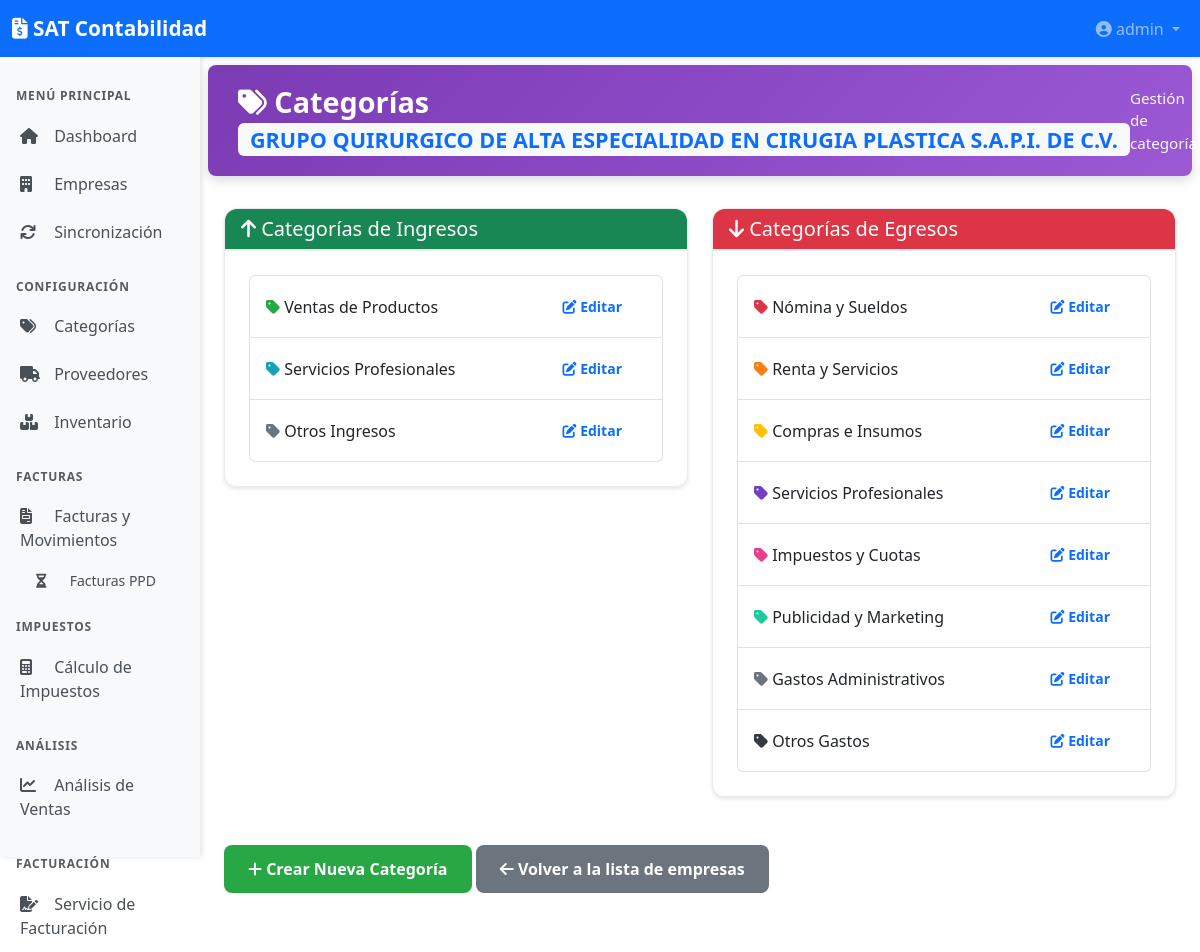
/companies/2/categories (signed in), run on the app's committed database.
### models.py (models this page shows, shortened)
class User(UserMixin, db.Model):
    __tablename__ = 'user'
    id = db.Column(db.Integer, primary_key=True)
    username = db.Column(db.String(64), unique=True, nullable=False, index=True)
    email = db.Column(db.String(120), unique=True, nullable=True, index=True)
    password_hash = db.Column(db.String(256))  # Larger for modern hash algorithms
    created_at = db.Column(db.DateTime, default=datetime.utcnow)
    last_login = db.Column(db.DateTime, nullable=True)
    is_active = db.Column(db.Boolean, default=True)

class Company(db.Model):
    id = db.Column(db.Integer, primary_key=True)
    rfc = db.Column(db.String(13), unique=True, nullable=False)
    name = db.Column(db.String(128), nullable=False)
    postal_code = db.Column(db.String(5), nullable=True) # Código Postal (Lugar Expedición)
    logo_path = db.Column(db.String(512), nullable=True)  # Path to company logo
    fiel_cer_path = db.Column(db.String(256), nullable=True)
    fiel_key_path = db.Column(db.String(256), nullable=True)
    fiel_password_enc = db.Column(db.String(256), nullable=True) # Encrypted password
    created_at = db.Column(db.DateTime, default=datetime.utcnow)

class Category(db.Model):
    __tablename__ = 'category'
    id = db.Column(db.Integer, primary_key=True)
    company_id = db.Column(db.Integer, db.ForeignKey('company.id'), nullable=False)
    name = db.Column(db.String(100), nullable=False)
    type = db.Column(db.String(10), nullable=False)  # 'INCOME' o 'EXPENSE'
    description = db.Column(db.Text)
    is_default = db.Column(db.Boolean, default=False)  # Categoría por defecto del sistema
    active = db.Column(db.Boolean, default=True)
    color = db.Column(db.String(7), default='#6c757d')  # Hex color para gráficas
    created_at = db.Column(db.DateTime, default=datetime.utcnow)
    company = db.relationship('Company', backref=db.backref('categories', lazy=True))
    movements = db.relationship('Movement', backref='category', lazy=True)

### app.py (the view)
    @app.route('/companies/<int:company_id>/categories')
    @login_required
    def categories(company_id):
        company = Company.query.get_or_404(company_id)
        income_categories = Category.query.filter_by(
            company_id=company_id,
            type='INCOME',
            active=True
        ).all()
        expense_categories = Category.query.filter_by(
            company_id=company_id,
            type='EXPENSE',
            active=True
        ).all()
        return render_template('categories/list.html',
            company=company,
            income_categories=income_categories,
            expense_categories=expense_categories
        )

### templates/categories/list.html (shortened to what this page needs)
{% extends "base.html" %}
{% block content %}
<div class="page-header page-header-purple">
    <h1>
        <i class="fas fa-tags"></i> Categorías
        <span class="badge bg-light text-primary">{{ company.name }}</span>
    </h1>
    <div class="user-info">
        Gestión de categorías
    </div>
</div>
<div class="row">
    <div class="col-md-6">
        <div class="card">
            <div class="card-header bg-success text-white">
                <h5 class="mb-0"><i class="fas fa-arrow-up"></i> Categorías de Ingresos</h5>
            </div>
            <div class="card-body">
                {% if income_categories %}
                <ul class="list-group">
                    {% for category in income_categories %}
                    <li class="list-group-item d-flex justify-content-between align-items-center">
                        <span>
                            <i class="fas fa-tag" style="color: {{ category.color }};"></i>
                            {{ category.name }}
                        </span>
                        <a href="/companies/{{ company.id }}/categories/{{ category.id }}/edit"
                            class="btn btn-sm btn-outline-primary">
                            <i class="fas fa-edit"></i> Editar
                        </a>
                    </li>
                    {% endfor %}
                </ul>
                {% else %}
                <p class="text-muted text-center">No hay categorías de ingresos definidas.</p>
                {% endif %}
            </div>
        </div>
    </div>
    <div class="col-md-6">
        <div class="card">
            <div class="card-header bg-danger text-white">
                <h5 class="mb-0"><i class="fas fa-arrow-down"></i> Categorías de Egresos</h5>
            </div>
            <div class="card-body">
                {% if expense_categories %}
                <ul class="list-group">
                    {% for category in expense_categories %}
                    <li class="list-group-item d-flex justify-content-between align-items-center">
                        <span>
                            <i class="fas fa-tag" style="color: {{ category.color }};"></i>
                            {{ category.name }}
                        </span>
                        <a href="/companies/{{ company.id }}/categories/{{ category.id }}/edit"
                            class="btn btn-sm btn-outline-primary">
                            <i class="fas fa-edit"></i> Editar
                        </a>
                    </li>
                    {% endfor %}
                </ul>
                {% else %}
                <p class="text-muted text-center">No hay categorías de egresos definidas.</p>
                {% endif %}
            </div>
        </div>
    </div>
</div>
<div class="mt-4">
    <a href="/companies/{{ company.id }}/categories/create" class="btn btn-success">
        <i class="fas fa-plus"></i> Crear Nueva Categoría
    </a>
    <a href="/categories" class="btn btn-secondary">
        <i class="fas fa-arrow-left"></i> Volver a la lista de empresas
    </a>
</div>
{% endblock %}

### templates/base.html (shortened to what this page needs)
<!DOCTYPE html>
<html lang="es">
<head>
    <link href="https://cdn.jsdelivr.net/npm/bootstrap@5.3.0/dist/css/bootstrap.min.css" rel="stylesheet">
    <link rel="stylesheet" href="https://cdnjs.cloudflare.com/ajax/libs/font-awesome/6.4.0/css/all.min.css">
    <link rel="stylesheet" href="{{ url_for('static', filename='css/main.css') }}">
</head>
<body>
    <nav class="navbar navbar-expand-lg navbar-dark bg-primary">
        <div class="container-fluid">
            <a class="navbar-brand" href="/">
                <i class="fas fa-file-invoice-dollar"></i> SAT Contabilidad
            </a>
            <div class="collapse navbar-collapse" id="navbarNav">
                <ul class="navbar-nav ms-auto">
                    <li class="nav-item dropdown">
                        <a class="nav-link dropdown-toggle" href="#" id="navbarDropdown" role="button"
                            data-bs-toggle="dropdown" aria-expanded="false">
                            <i class="fas fa-user-circle"></i> {{ current_user.username }}
                        </a>
                    </li>
                </ul>
            </div>
        </div>
    </nav>
    <div class="container-fluid">
        <div class="row">
            <nav class="col-md-2 d-md-block bg-light sidebar vh-100 position-sticky top-0">
                <div class="position-sticky pt-3">
                    <h6 class="sidebar-heading px-3 text-muted">
                        MENÚ PRINCIPAL
                    </h6>
                    <ul class="nav flex-column">
                        <li class="nav-item">
                            <a class="nav-link" href="/">
                                <i class="fas fa-home"></i> Dashboard
                            </a>
                        </li>
                        <li class="nav-item">
                            <a class="nav-link" href="/companies">
                                <i class="fas fa-building"></i> Empresas
                            </a>
                        </li>
                        <li class="nav-item">
                            <a class="nav-link" href="/sync">
                                <i class="fas fa-sync"></i> Sincronización
                            </a>
                        </li>
                    </ul>
                    <h6 class="sidebar-heading px-3 mt-4 text-muted">
                        CONFIGURACIÓN
                    </h6>
                    <ul class="nav flex-column">
                        <li class="nav-item">
                            <a class="nav-link" href="/categories">
                                <i class="fas fa-tags"></i> Categorías
                            </a>
                        </li>
                        <li class="nav-item">
                            <a class="nav-link" href="/suppliers">
                                <i class="fas fa-truck"></i> Proveedores
                            </a>
                        </li>
                        <li class="nav-item">
                            <a class="nav-link" href="/inventory">
                                <i class="fas fa-boxes"></i> Inventario
                            </a>
                        </li>
                    </ul>
                    <h6 class="sidebar-heading px-3 mt-4 text-muted">
                        FACTURAS
                    </h6>
                    <ul class="nav flex-column">
                        <li class="nav-item">
                            <a class="nav-link" href="/search/advanced">
                                <i class="fas fa-file-invoice"></i> Facturas y Movimientos
                            </a>
                            {% set nav_company = company or selected_company %}
                            {% if nav_company %}
                            <ul class="nav flex-column ms-3">
                                <li class="nav-item">
                                    <a class="nav-link py-1"
                                        href="{{ url_for('ppd_list', company_id=nav_company.id) }}">
                                        <small><i class="fas fa-hourglass-half"></i> Facturas PPD</small>
                                    </a>
                                </li>
                            </ul>
                            {% endif %}
                        </li>
                    </ul>
                    <h6 class="sidebar-heading px-3 mt-4 text-muted">
                        IMPUESTOS
                    </h6>
                    <ul class="nav flex-column">
                        <li class="nav-item">
                            <a class="nav-link" href="/taxes">
                                <i class="fas fa-calculator"></i> Cálculo de Impuestos
                            </a>
                        </li>
                    </ul>
                    <h6 class="sidebar-heading px-3 mt-4 text-muted">
                        ANÁLISIS
                    </h6>
                    <ul class="nav flex-column">
                        <li class="nav-item">
                            <a class="nav-link" href="/sales">
                                <i class="fas fa-chart-line"></i> Análisis de Ventas
                            </a>
                        </li>
                    </ul>
                    <h6 class="sidebar-heading px-3 mt-4 text-muted">
                        FACTURACIÓN
                    </h6>
                    <ul class="nav flex-column">
                        <li class="nav-item">
                            <a class="nav-link" href="/facturacion">
                                <i class="fas fa-file-signature"></i> Servicio de Facturación
                            </a>
                        </li>
                    </ul>
                </div>
            </nav>
            <main class="col-md-10 ms-sm-auto px-md-4">
                <div class="py-4">
                    {% block content %}{% endblock %}
                </div>
            </main>
        </div>
    </div>
</body>
</html>

### static/css/main.css (style rules this page uses)
:root { --color-primary: #0d6efd; --color-success: #28a745; --color-danger: #dc3545; --color-warning: #ffc107; --color-info: #17a2b8; --color-dark: #343a40; --color-teal: #20c997; --color-purple: #7b3bb3; --shadow-sm: 0 2px 4px rgba(0,0,0,0.1); --shadow-md: 0 4px 12px rgba(0,0,0,0.15); --shadow-lg: 0 8px 24px rgba(0,0,0,0.2); }
.page-header { padding: 20px 30px; margin: -1rem -1rem 2rem -1rem; border-radius: 8px; color: white; display: flex; justify-content: space-between; align-items: center; box-shadow: var(--shadow-md); }
.page-header-purple { background: linear-gradient(135deg, #7b3bb3 0%, #9b59d6 100%); }
.page-header h1 { margin: 0; font-size: 1.8rem; font-weight: 600; }
.page-header .user-info { font-size: 0.95rem; opacity: 0.95; }
.btn { border-radius: 8px; padding: 12px 24px; font-weight: 600; transition: all 0.3s ease; border: none; }
.btn-success { background: #28a745; }
.btn-secondary { background: #6c757d; }
.sidebar { padding: 0; box-shadow: 2px 0 5px rgba(0,0,0,0.1); }
.sidebar .nav-link { color: #495057; padding: 12px 20px; border-radius: 0; transition: all 0.3s; font-weight: 500; }
.sidebar .nav-link i { margin-right: 10px; width: 20px; }
.sidebar-heading { font-size: 0.75rem; font-weight: 700; text-transform: uppercase; letter-spacing: 0.8px; margin-top: 1rem; color: #6c757d; }
.card { border-radius: 12px; margin-bottom: 1.5rem; border: 1px solid #e9ecef; box-shadow: var(--shadow-sm); }
.card-header { border-radius: 12px 12px 0 0 !important; font-weight: 700; background: #f8f9fa; border-bottom: 2px solid #e9ecef; }
.card-body { padding: 1.5rem; }
.badge { font-weight: 600; padding: 6px 12px; border-radius: 6px; }
.navbar { box-shadow: var(--shadow-sm); }
.navbar-brand { font-weight: 700; font-size: 1.3rem; }

### data on the page
User: username "admin"
Company: name "GRUPO QUIRURGICO DE ALTA ESPECIALIDAD EN CIRUGIA PLASTICA S.A.P.I. DE C.V."
Category: name "Ventas de Productos"
Category: name "Servicios Profesionales"
Category: name "Otros Ingresos"
Category: name "Nómina y Sueldos"
Category: name "Renta y Servicios"
Category: name "Compras e Insumos"
Category: name "Servicios Profesionales"
Category: name "Impuestos y Cuotas"
Category: name "Publicidad y Marketing"
Category: name "Gastos Administrativos"
Category: name "Otros Gastos"
